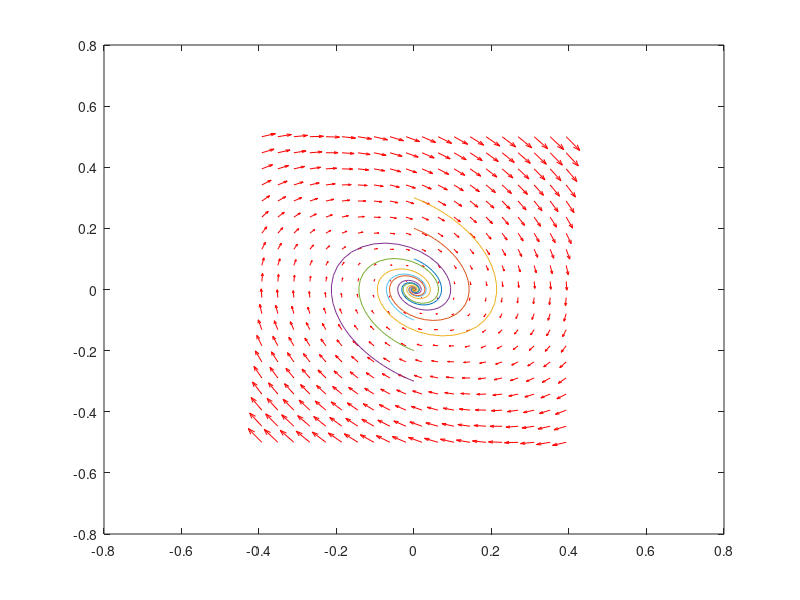

Source code (MATLAB):
clear all; close all;

f = @(t,X)[X(2); -X(1)-0.5*X(2)];

x1 = linspace(-pi/8,pi/8,20);
x2 = linspace(-0.5,0.5,20);


[x,y] = meshgrid(x1,x2);
u = zeros(size(x));
v = zeros(size(x));
t = 0;
for i = 1:numel(x)
    Xdot = f(t,[x(i);y(i)]);
    u(i) = Xdot(1);
    v(i) = Xdot(2);
end

quiver(x,y,u,v,'r');figure(gcf)

hold on

for x20 = [ -0.3 -0.2 -0.1 0 0.1 0.2 0.3]
    [ts,ys] = ode45(f,[0,50],[0;x20]);
    plot(ys(:,1),ys(:,2))
end
hold off
